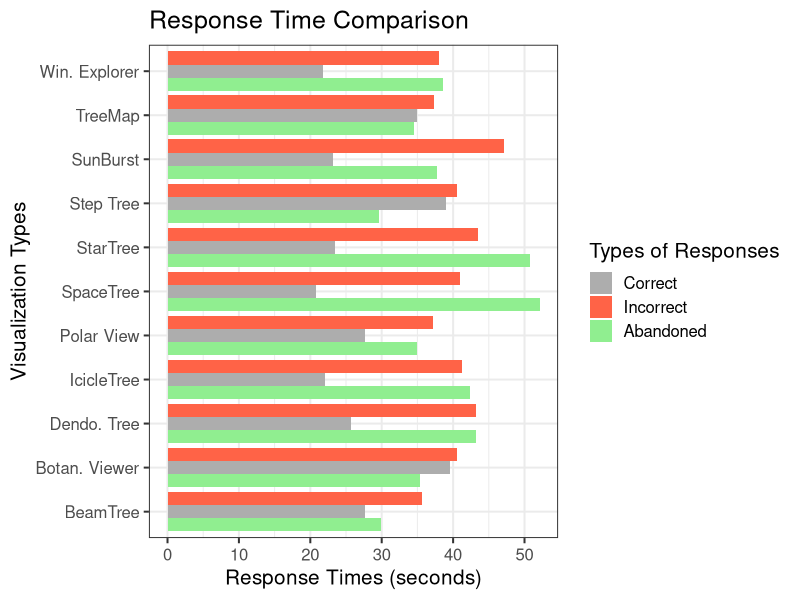
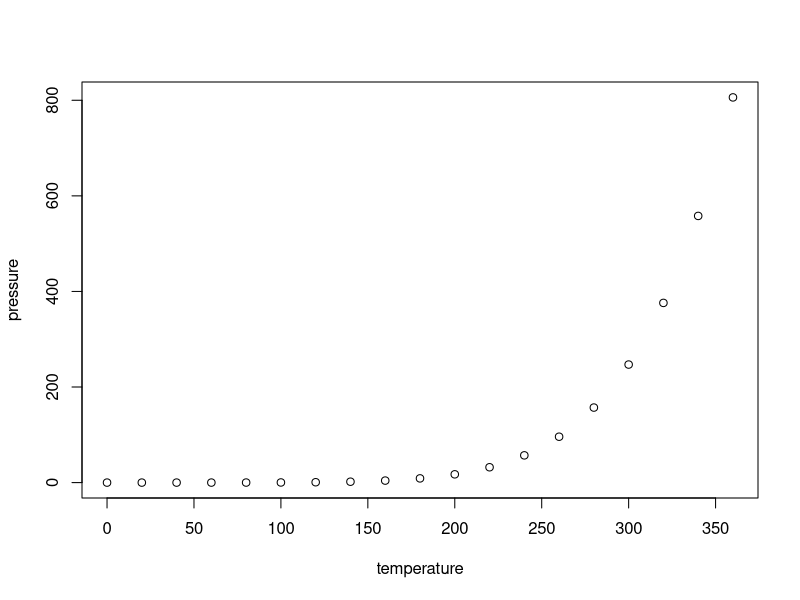

Generate these figures, in order, with R:
## ---- chunk 1
library(dplyr)
library(tidyr)
library(ggplot2)

viz_names <- c("TreeMap","Botan. Viewer","SunBurst","IcicleTree","SpaceTree","Win. Explorer","BeamTree","StarTree","Dendo. Tree", "Polar View", "Step Tree")
cor_times <- c(35.0, 39.6, 23.2, 22.0, 20.8, 21.8, 27.7, 23.4, 25.7, 27.6, 39.0)
err_times <- c(37.3, 40.6, 47.1, 41.2, 40.9, 38.0, 35.6, 43.5, 43.2, 37.2, 40.6)
abd_times <- c(34.5, 35.3, 37.8, 42.4, 52.1, 38.6, 29.9, 50.8, 43.2, 35.0, 29.6)

df <- data.frame(viz_names, cor_times, err_times, abd_times)

df_long <- df %>%
  gather("Type", "Times", -viz_names)

ggplot(df_long, aes(x = viz_names, y = Times, fill = Type)) + 
  geom_col(position = position_dodge()) +
  coord_flip() + theme_bw(base_size = 15) + ggtitle("Response Time Comparison") +
  labs(x="Visualization Types", y="Response Times (seconds)", fill="Types of Responses") +
  scale_fill_manual(values=c("grey68", "tomato", "lightgreen"), 
                       name="Types of Responses",
                       breaks=c("cor_times", "err_times", "abd_times"),
                       labels=c("Correct", "Incorrect", "Abandoned"))
## ---- chunk 2
summary(cars)
## ---- chunk 3
plot(pressure)
